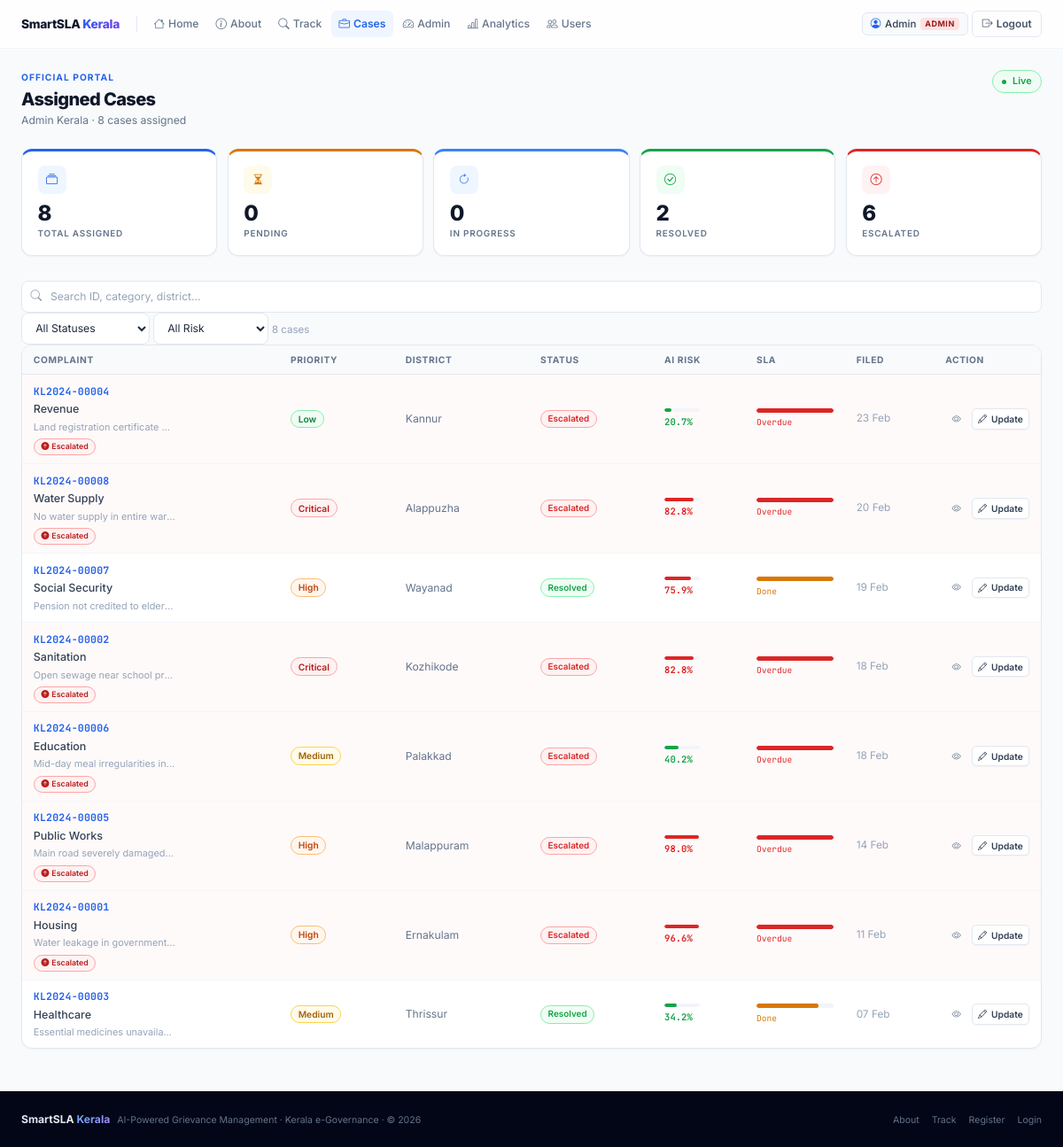
Page /official/dashboard (signed in) on the earlier database version.
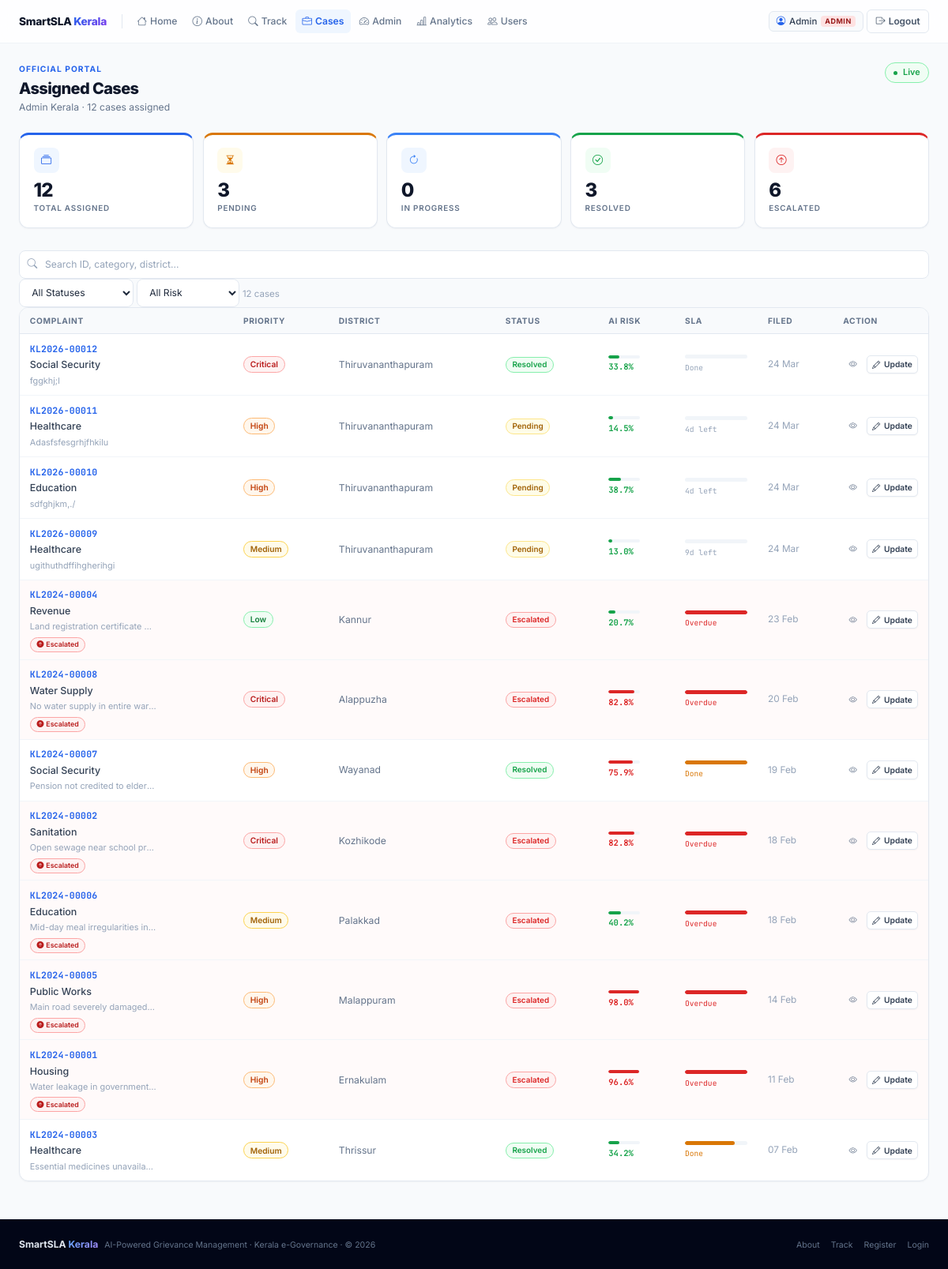
Same page on the later database version.
### tables this page shows
CREATE TABLE complaints (
        id INTEGER PRIMARY KEY AUTOINCREMENT,
        complaint_id TEXT UNIQUE,
        user_id INTEGER,
        assigned_to INTEGER,
        category TEXT, department TEXT, priority TEXT,
        district TEXT, description TEXT,
        status TEXT DEFAULT 'Pending',
        sla_threshold INTEGER,
        predicted_days REAL,
        sla_risk_score REAL,
        sla_risk_label TEXT,
        submitted_at TEXT DEFAULT (datetime('now')),
        resolved_at TEXT,
        escalated INTEGER DEFAULT 0,
        escalated_at TEXT,
        resubmission INTEGER DEFAULT 0
    );

### app.py (the view)
@app.route('/official/dashboard')
@login_required
@role_required('official','admin')
def official_dashboard():
    user = query_db('SELECT * FROM users WHERE id=?',[session['user_id']],one=True)
    q = 'SELECT * FROM complaints ORDER BY submitted_at DESC' if user['role']=='admin' \
        else 'SELECT * FROM complaints WHERE assigned_to=? ORDER BY submitted_at DESC'
    args = [] if user['role']=='admin' else [session['user_id']]
    complaints = wrap(query_db(q,args))
    now = datetime.utcnow().strftime('%Y-%m-%d %H:%M:%S')
    for c in complaints:
        if c.status not in ('Resolved','Closed','Escalated') and c.sla_violated and not c.escalated:
            modify_db("UPDATE complaints SET escalated=1,escalated_at=?,status='Escalated' WHERE id=?",[now,c.id])
            log_action(c.id,'Auto-escalated',session['user_id'])
    complaints = wrap(query_db(q,args))
    stats = {'total':len(complaints),
             'pending':sum(1 for c in complaints if c.status=='Pending'),
             'in_progress':sum(1 for c in complaints if c.status=='In Progress'),
             'escalated':sum(1 for c in complaints if c.escalated),
             'resolved':sum(1 for c in complaints if c.status in ('Resolved','Closed')),
             'closed':sum(1 for c in complaints if c.status=='Closed')}
    return render_template('official/dashboard.html',user=user,complaints=complaints,stats=stats)

### app.py (called while the page is built)
def get_db():
    db = getattr(g, '_database', None)
    if db is None:
        db = g._database = sqlite3.connect(DATABASE)
        db.row_factory = sqlite3.Row
    return db

def query_db(query, args=(), one=False):
    cur = get_db().execute(query, args)
    rv = cur.fetchall()
    return (rv[0] if rv else None) if one else rv

def _parse_dt(s):
    if not s: return None
    for fmt in ('%Y-%m-%d %H:%M:%S','%Y-%m-%dT%H:%M:%S','%Y-%m-%d %H:%M:%S.%f'):
        try: return datetime.strptime(s, fmt)
        except: pass
    return None

def login_required(f):
    @wraps(f)
    def dec(*a, **kw):
        if 'user_id' not in session:
            flash('Please log in first.','warning')
            return redirect(url_for('login'))
        return f(*a, **kw)
    return dec

def role_required(*roles):
    def decorator(f):
        @wraps(f)
        def dec(*a, **kw):
            if 'user_id' not in session: return redirect(url_for('login'))
            if session.get('user_role') not in roles:
                flash('Access denied.','danger')
                return redirect(url_for('index'))
            return f(*a, **kw)
        return dec
    return decorator

### templates/official/dashboard.html (shortened to what the changed rows need)
{% extends 'base.html' %}{% block title %}Assigned Cases — SmartSLA Official{% endblock %}
{% block content %}
<div class="page-wrap">
  <div class="page-header a1">
    <div>
      <div class="section-label" style="color:var(--pri)">Official Portal</div>
      <div class="page-title">Assigned Cases</div>
      <div class="page-subtitle">
        {{ session.user_name }}
        · {{ complaints|length }} cases assigned
      </div>
    </div>
  </div>
  <div class="grid-5 a2" style="margin-bottom:1.75rem">
    <div class="kpi kpi-top kpi-blue">
      <div class="kpi-ic kpi-ic-blue"><i class="bi bi-collection"></i></div>
      <div class="kpi-n" data-cu="{{ stats.total }}">{{ stats.total }}</div>
      <div class="kpi-l">Total Assigned</div>
    </div>
    <div class="kpi kpi-top kpi-amber">
      <div class="kpi-ic kpi-ic-amber"><i class="bi bi-hourglass-split"></i></div>
      <div class="kpi-n" data-cu="{{ stats.pending }}">{{ stats.pending }}</div>
      <div class="kpi-l">Pending</div>
    </div>
    <div class="kpi kpi-top kpi-green">
      <div class="kpi-ic kpi-ic-green"><i class="bi bi-check-circle"></i></div>
      <div class="kpi-n" data-cu="{{ stats.resolved }}">{{ stats.resolved }}</div>
      <div class="kpi-l">Resolved</div>
    </div>
  </div>
  <div class="filter-bar a3">
    <div class="input-group">
      <input type="text" id="fI" class="form-input" placeholder="Search ID, category, district…"/>
    </div>
    <select id="sF" class="form-select" style="width:145px">
      <option value="">All Statuses</option>
    </select>
    <select id="rF" class="form-select" style="width:130px">
      <option value="">All Risk</option>
    </select>
    <span id="rowCount" style="font-size:.72rem;color:var(--g400);white-space:nowrap">{{ complaints|length }} cases</span>
  </div>
  <div class="card a4">
    {% if complaints %}
    <div style="overflow-x:auto">
      <table class="table" id="cT">
        <thead>
          <tr>
            <th>Complaint</th>
            <th>Priority</th>
            <th>District</th>
            <th>Status</th>
            <th>AI Risk</th>
            <th>SLA</th>
            <th>Filed</th>
            <th style="width:90px">Action</th>
          </tr>
        </thead>
        <tbody>
          {% for c in complaints %}
          <tr
            data-status="{{ c.status }}"
            data-risk="{{ c.sla_risk_label }}"
            data-search="{{ c.complaint_id|lower }} {{ c.category|lower }} {{ c.district|lower }} {{ c.description|lower }}"
            class="{{ 'row-overdue' if c.sla_violated }}"
          >
            <td>
              <a href="{{ url_for('complaint_detail', complaint_id=c.complaint_id) }}" class="cid-link">{{ c.complaint_id }}</a>
              <div style="font-size:.78rem;font-weight:500;color:var(--g700);margin-top:.06rem">{{ c.category }}</div>
              <div class="desc-ex" title="{{ c.description }}">{{ c.description }}</div>
              {% if c.escalated %}
              <span class="badge badge-Critical" style="font-size:.55rem;margin-top:.25rem;display:inline-flex">
                <i class="bi bi-arrow-up-circle-fill"></i>Escalated
              </span>
              {% endif %}
            </td>
            <td><span class="badge badge-{{ c.priority }}">{{ c.priority }}</span></td>
            <td style="font-size:.76rem;color:var(--g500)">{{ c.district }}</td>
            <td><span class="badge status-{{ c.status.replace(' ','') }}" style="font-size:.62rem">{{ c.status }}</span></td>
            <td>
              <div class="risk-bar">
                <div class="risk-fill" style="width:{{ c.sla_risk_score }}%;background:{%if c.sla_risk_score>=75%}var(--err){%elif c.sla_risk_score>=50%}var(--warn){%else%}var(--ok){%endif%}"></div>
              </div>
              <div style="font-family:var(--mono);font-size:.66rem;font-weight:700;color:{%if c.sla_risk_score>=75%}var(--err){%elif c.sla_risk_score>=50%}var(--warn){%else%}var(--ok){%endif%}">{{ c.sla_risk_score }}%</div>
            </td>
            <td class="sla-col">
              <div class="sla-track">
                <div class="sla-fill" style="width:{{ [c.progress_pct,100]|min }}%;background:{%if c.sla_violated%}var(--err){%elif c.progress_pct>75%}var(--warn){%else%}var(--pri){%endif%}"></div>
              </div>
              <div class="sla-label" style="color:{%if c.sla_violated%}var(--err){%elif c.progress_pct>75%}var(--warn){%else%}var(--g400){%endif%}">
                {%if c.status in ('Resolved','Closed')%}Done{%elif c.sla_violated%}Overdue{%else%}{{ c.days_remaining }}d left{%endif%}
              </div>
            </td>
            <td style="font-size:.74rem;color:var(--g400);white-space:nowrap">
              {{ c.submitted_at.strftime('%d %b') if c.submitted_at else 'N/A' }}
            </td>
            <td>
              <div style="display:flex;gap:.28rem">
                <a href="{{ url_for('complaint_detail', complaint_id=c.complaint_id) }}" class="btn btn-ghost btn-xs" title="View detail"><i class="bi bi-eye"></i></a>
                <button class="btn btn-outline btn-xs" onclick="openUpdate({{ c.id }},'{{ c.complaint_id }}','{{ c.status }}')">
                  <i class="bi bi-pencil"></i>Update
                </button>
              </div>
            </td>
          </tr>
          {% endfor %}
        </tbody>
      </table>
    </div>
    {% endif %}
  </div>
</div>
{% endblock %}

Differences in the rows shown:
added complaints: complaint_id "KL2026-00012", category "Social Security", description "fggkhj;l", priority "Critical", district "Thiruvananthapuram", status "Resolved", sla_risk_score "33.8", shows "Done", submitted_at "24 Mar"
added complaints: complaint_id "KL2026-00011", category "Healthcare", description "Adasfsfesgrhjfhkilu", priority "High", district "Thiruvananthapuram", status "Pending", sla_risk_score "14.5", days_remaining "4", submitted_at "24 Mar"
added complaints: complaint_id "KL2026-00010", category "Education", description "sdfghjkm,./", priority "High", district "Thiruvananthapuram", status "Pending", sla_risk_score "38.7", days_remaining "4", submitted_at "24 Mar"
added complaints: complaint_id "KL2026-00009", category "Healthcare", description "ugithuthdffihgherihgi", priority "Medium", district "Thiruvananthapuram", status "Pending", sla_risk_score "13.0", days_remaining "9", submitted_at "24 Mar"
Other differences:
{{ complaints|length }}: "8" → "12"
{{ stats.total }}: "8" → "12"
{{ stats.pending }}: "0" → "3"
{{ stats.resolved }}: "2" → "3"
